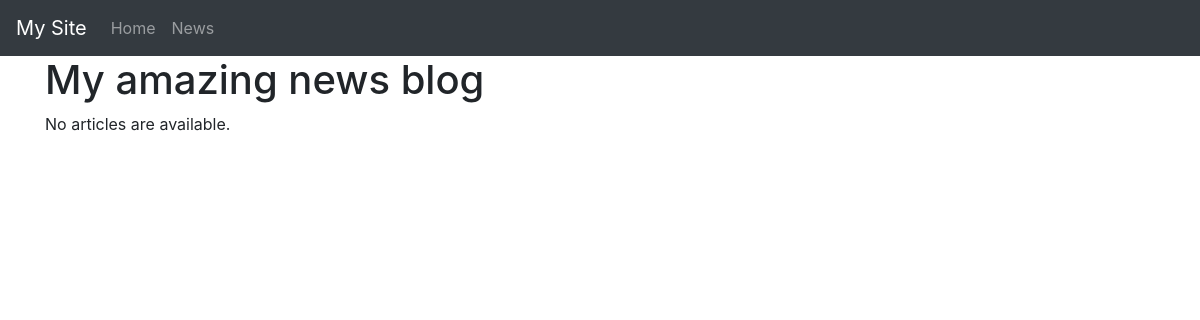
The page /news/ on the database as committed earlier.
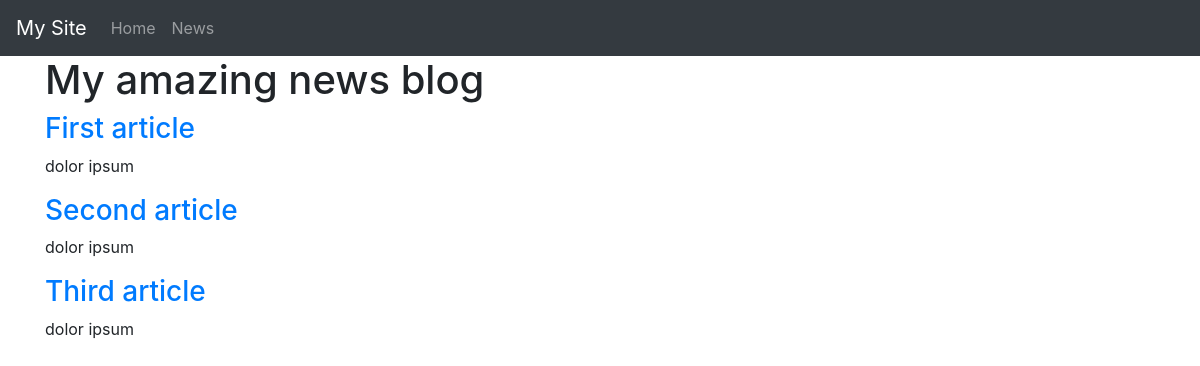
The same page on the database as committed later.
### name_project/models.py (models this page shows, shortened)
class Article(models.Model):
    title = models.CharField(max_length = 100)
    created_date = models.DateTimeField(default = timezone.now)
    text = models.TextField()
    published_date = models.DateTimeField(
        blank = True, null = True)
    author = models.ForeignKey(Author, on_delete = models.CASCADE)

### name_project/views.py (the view)
# urls.py: path('', views.index, name = 'index'),
def index(request):
    articles = Article.objects.all()
    return render(request, 'name_project/news_list.html', {'articles': articles})

### name_project/templates/name_project/news_list.html (shortened to what this page needs)
{% extends "name_project/base.html" %}
{% block title %}My amazing news blog{% endblock %}
{% block content %}
    {% if articles %}
        {% for article in articles %}
            <div class="row">
                <div class="col-sm">
                    <h3><a href={% url 'article' article_id=article.id %}>{{ article.title }}</a></h3>
                    <p>{{ article.text }}</p>
                </div>
            </div>
        {% endfor %}
    {% else %}
        <div class="row">
            <div class="col-sm">
                <p>No articles are available.</p>
            </div>
        </div>
    {% endif %}
{% endblock %}

### name_project/templates/name_project/base.html (shortened to what this page needs)
<!DOCTYPE html>
<html lang="en">
<head>
    <link rel="stylesheet" href="https://maxcdn.bootstrapcdn.com/bootstrap/4.0.0/css/bootstrap.min.css"
>
</head>
<body>
    <nav class="navbar navbar-expand-lg navbar-dark bg-dark">
 <a class="navbar-brand" href="#">My Site</a>
 <div class="collapse navbar-collapse" id="navbarNav">
   <ul class="navbar-nav">
     <li class="nav-item">
       <a class="nav-link" href="#">Home</a>
     </li>
     <li class="nav-item">
       <a class="nav-link" href="#">News</a>
   </ul>
 </div>
</nav>
<main role="main" class="container">
    <h1>{% block title %}My amazing news site{% endblock %}</h1>
    {% block content %}
    {% endblock %}
</main>
</body>
</html>

Rows that differ between the two databases and show on the page:
added Article: title "First article", text "dolor ipsum"
added Article: title "Second article", text "dolor ipsum"
added Article: title "Third article", text "dolor ipsum"
Other text that changed with them:
text no longer shown: "No articles are available."
